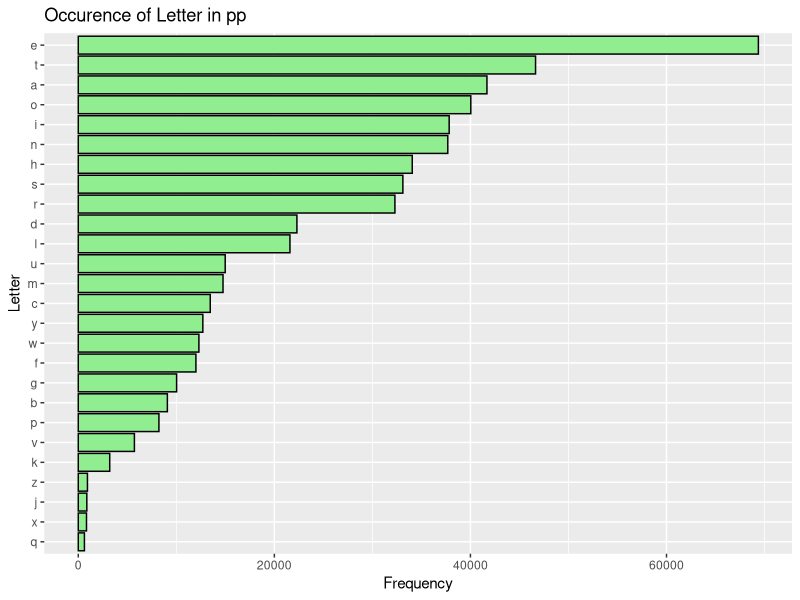

The R source for this figure:
# how many times does each letter occur in all of prideprejudice (histogram) #14

library(janeaustenr)
library(magrittr)

pp<-gsub("[^a-z]","",tolower(prideprejudice), perl=T)
letters_vector<-unlist(strsplit(pp,""))

counts <- data.frame(table(letters_vector));

library(ggplot2)
ggplot(counts, aes(x=reorder(letters_vector,Freq), y=Freq)) + 
  geom_bar(stat='identity',colour="black",fill="lightgreen") +
  ggtitle("Occurence of Letter in pp") +  xlab("Letter") + ylab("Frequency") +
  coord_flip() 
